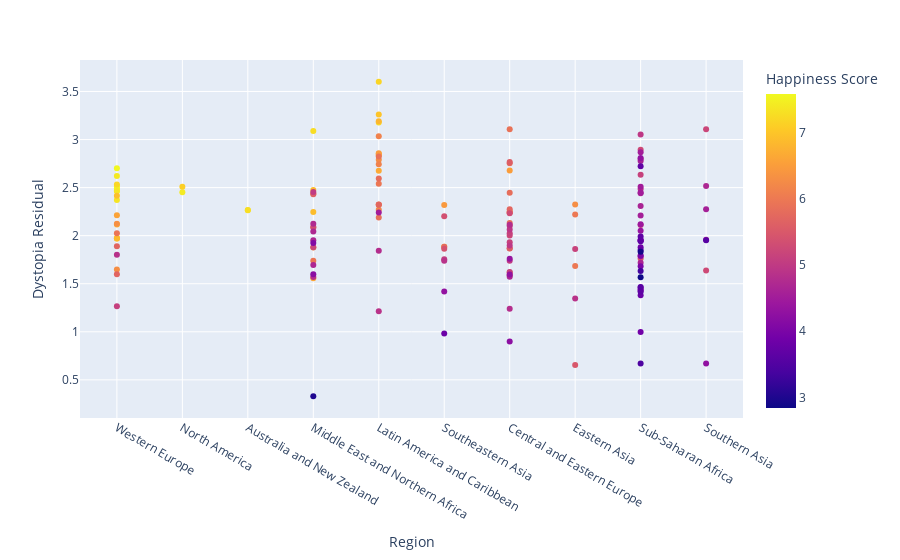

Notebook source saved alongside this figure:
### Code cell
plt.figure(figsize=(15,7))
GDP = px.scatter(df,x= 'Region', y = 'Dystopia Residual',color = 'Happiness Score')
GDP.show()

### Figure 1 — Plotly figure (JSON) as saved in the notebook; plotly's stock layout.template omitted (floating-point values rounded to 4 significant figures; data arrays with more than 128 entries replaced by an {"elided": "..."} marker saying what was removed)
{"data": [{"hovertemplate": "Region=%{x}<br>Dystopia Residual=%{y}<br>Happiness Score=%{marker.color}<extra></extra>", "legendgroup": "", "marker": {"color": {"elided": "158 float values"}, "coloraxis": "coloraxis", "symbol": "circle"}, "mode": "markers", "name": "", "orientation": "v", "showlegend": false, "type": "scatter", "x": {"elided": "158 str values"}, "xaxis": "x", "y": {"elided": "158 float values"}, "yaxis": "y"}], "layout": {"coloraxis": {"colorbar": {"title": {"text": "Happiness Score"}}, "colorscale": [[0, "#0d0887"], [0.1111, "#46039f"], [0.2222, "#7201a8"], [0.3333, "#9c179e"], [0.4444, "#bd3786"], [0.5556, "#d8576b"], [0.6667, "#ed7953"], [0.7778, "#fb9f3a"], [0.8889, "#fdca26"], [1, "#f0f921"]]}, "legend": {"tracegroupgap": 0}, "margin": {"t": 60}, "xaxis": {"anchor": "y", "domain": [0, 1], "title": {"text": "Region"}}, "yaxis": {"anchor": "x", "domain": [0, 1], "title": {"text": "Dystopia Residual"}}}}
